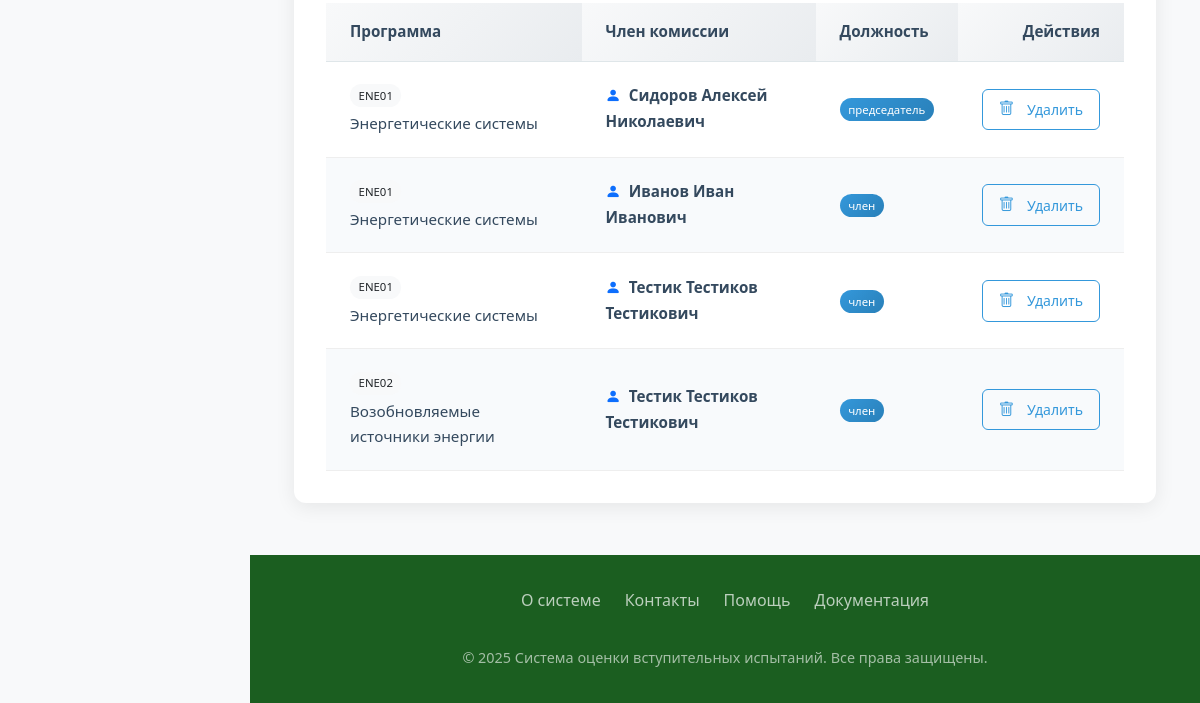
Before: /standard_commission (signed in, lower part) with the older database file.
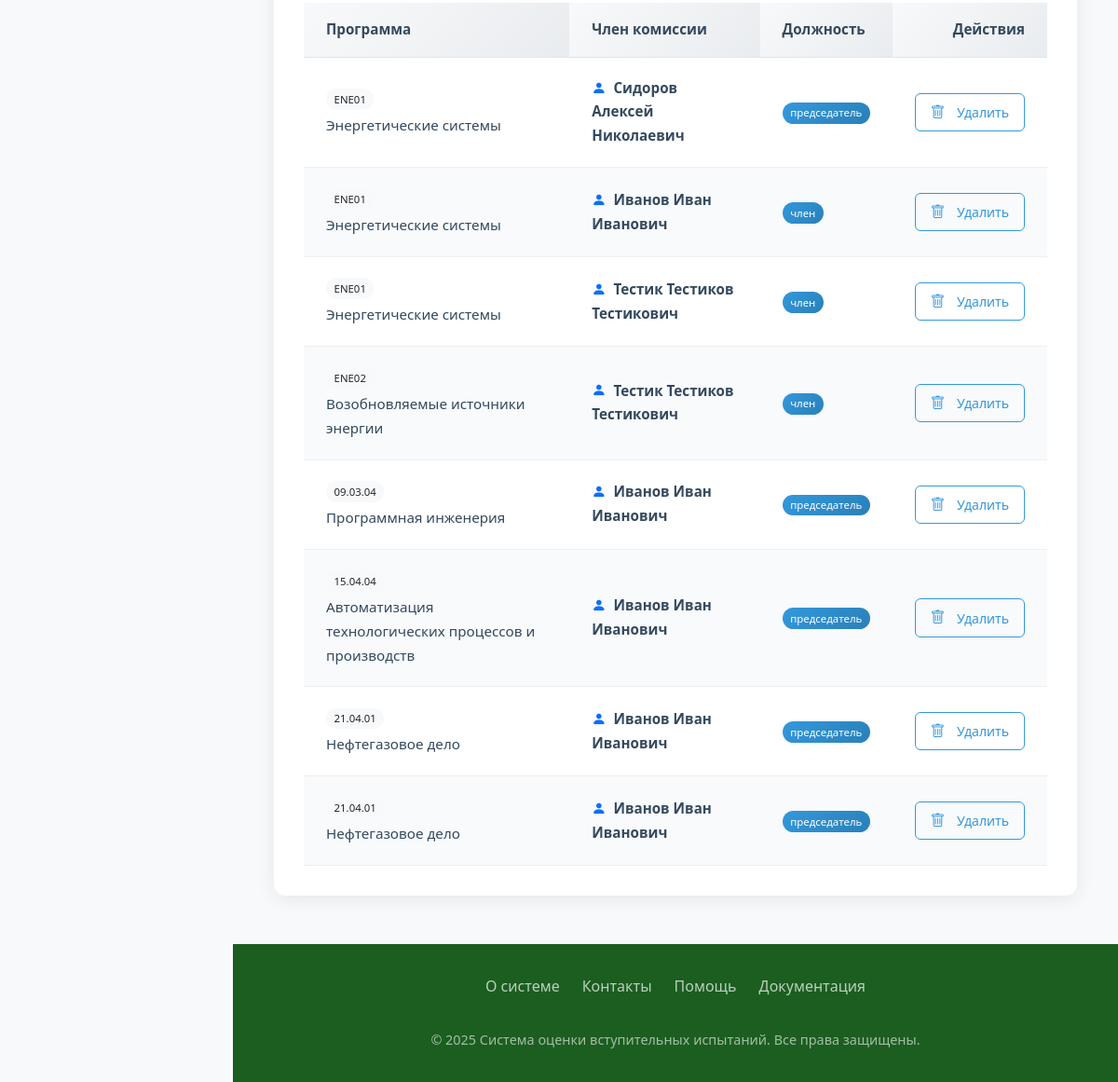
After: the same page with the newer database file.
### app/models.py (models this page shows)
class StandardCommission(db.Model):
    id = db.Column(db.Integer, primary_key=True)
    program_id = db.Column(db.Integer, db.ForeignKey('program.id'), nullable=False)
    user_id = db.Column(db.Integer, db.ForeignKey('user.id'), nullable=False)
    role = db.Column(db.String(50), nullable=False)  # 'председатель', 'заместитель', 'член'
    user = db.relationship('User', back_populates='standard_commissions')

class Program(db.Model):
    id = db.Column(db.Integer, primary_key=True)
    code = db.Column(db.String(50), nullable=False)
    name = db.Column(db.String(200), nullable=False)
    school_id = db.Column(db.Integer, db.ForeignKey('engineering_school.id'))
    questions = db.relationship('Question', backref='program', lazy=True, cascade='all, delete-orphan')
    standard_commission = db.relationship('StandardCommission', backref='program', lazy=True, cascade='all, delete-orphan')
    applicants = db.relationship('Applicant', backref='program', lazy=True, cascade='all, delete-orphan', passive_deletes=True)
    exam_dates = db.relationship('ExamDate', backref='program', lazy=True, cascade='all, delete-orphan',passive_deletes=True)
    oop = db.relationship("Oop", backref='program', lazy=True, cascade='all, delete-orphan')  # Важно: cascade

class User(UserMixin, db.Model):
    id = db.Column(db.Integer, primary_key=True)
    username = db.Column(db.String(80), unique=True, nullable=False)
    password = db.Column(db.String(120), nullable=False)
    full_name = db.Column(db.String(100), nullable=False)
    position = db.Column(db.String(100), nullable=False)
    role = db.Column(db.String(20), nullable=False)  # 'admin', 'secretary', 'commission'
    school_id = db.Column(db.Integer, db.ForeignKey('engineering_school.id'))
    engineering_school = db.relationship('EngineeringSchool', backref='users')
    commission_members = db.relationship('CommissionMember', back_populates='user', cascade='all, delete-orphan')
    standard_commissions = db.relationship('StandardCommission', back_populates='user', cascade='all, delete-orphan')

### app/routes.py (the view, shortened to what this page needs)
@routes.route('/standard_commission', methods=['GET', 'POST'])
@login_required
def standard_commission():
    if current_user.role not in ['admin', 'secretary']:
        abort(403)
    form = StandardCommissionForm()
    if current_user.role == 'secretary':
        form.program_id.choices = [
            (p.id, f"{p.code} {p.name}")
            for p in Program.query.filter_by(school_id=current_user.school_id)
        ]
    commissions = StandardCommission.query.all()
    return render_template('standard_commission.html', form=form, commissions=commissions)

### app/templates/standard_commission.html (shortened to what this page needs)
{% extends "base.html" %}
{% block content %}
<div class="spacer-lg">
    <div class="card-elegant">
        <div class="card-body">
            {% if commissions %}
            <div class="table-responsive">
                <table class="elegant-table">
                    <thead>
                        <tr>
                            <th>Программа</th>
                            <th>Член комиссии</th>
                            <th>Должность</th>
                            <th class="text-end">Действия</th>
                        </tr>
                    </thead>
                    <tbody>
                        {% for commission in commissions %}
                        <tr>
                            <td data-label="Программа">
                                <span class="badge bg-light text-dark mb-1">{{ commission.program.code }}</span>
                                <div>{{ commission.program.name }}</div>
                            </td>
                            <td data-label="Член комиссии" class="fw-bold">
                                <i class="bi bi-person-fill me-1 text-primary"></i>
                                {{ commission.user.full_name }}
                            </td>
                            <td data-label="Должность">
                                <span class="badge bg-primary">{{ commission.role }}</span>
                            </td>
                            <td data-label="Действия" class="text-end">
                                <form action="{{ url_for('routes.delete_standard_commission', commission_id=commission.id) }}" method="POST">
                                    <button type="submit" class="btn btn-outline-elegant btn-sm"
                                            onclick="return confirm('Вы уверены, что хотите удалить этого члена комиссии?')">
                                        <i class="bi bi-trash"></i> Удалить
                                    </button>
                                </form>
                            </td>
                        </tr>
                        {% endfor %}
                    </tbody>
                </table>
            </div>
            {% else %}
            <div class="alert alert-light text-center">
                <i class="bi bi-info-circle"></i> Нет данных о стандартных комиссиях
            </div>
            {% endif %}
        </div>
    </div>
</div>
{% endblock %}

Changed rows visible on the page:
added StandardCommission: program.code "09.03.04", program.name "Программная инженерия", user.full_name "Иванов Иван Иванович", role "председатель"
added StandardCommission: program.code "15.04.04", program.name "Автоматизация технологических процессов и производств", user.full_name "Иванов Иван Иванович", role "председатель"
added StandardCommission: program.code "21.04.01", program.name "Нефтегазовое дело", user.full_name "Иванов Иван Иванович", role "председатель"
added StandardCommission: program.code "21.04.01", program.name "Нефтегазовое дело", user.full_name "Иванов Иван Иванович", role "председатель"
